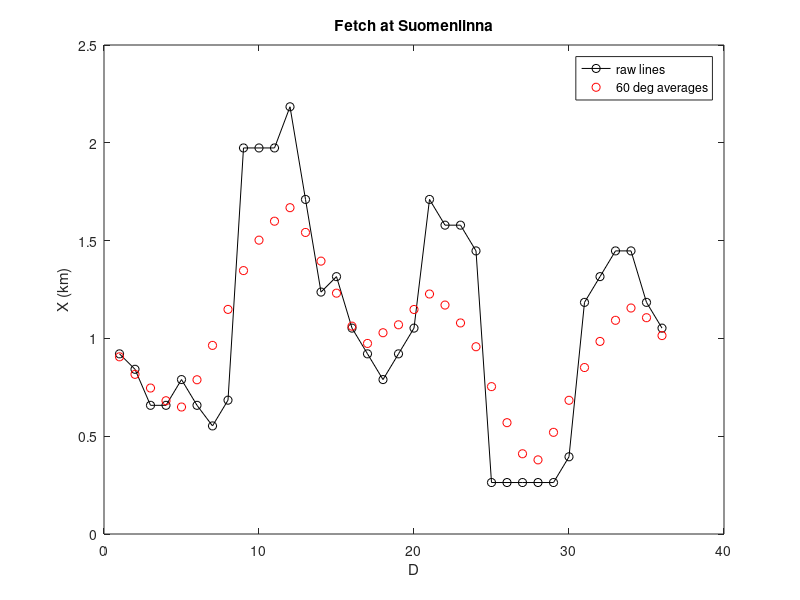

The MATLAB source for this figure:
%% Lasketaan Suomenlinnan pyyhkäisymatka
% Laskettu kartasta pyyhkäisymatkat 10 asteen välein
% Lopulliset pyyhkäisymatkat 60 asteen keskiarvoja
clear
close all

%     0   10  20  30  40  50  60  70  80  90  100 110 120 130 140 150 160 170 180 190 200 210 220 230 240 250 260 270 280 290 300 310 320 330 340 350
Xraw=[3.5 3.2 2.5 2.5 3.0 2.5 2.1 2.6 7.5 7.5 7.5 8.3 6.5 4.7 5.0 4.0 3.5 3.0 3.5 4.0 6.5 6.0 6.0 5.5 1.0 1.0 1.0 1.0 1.0 1.5 4.5 5.0 5.5 5.5 4.5 4.0];
Xraw=Xraw/3.8; % cm -> km

Xloop=[Xraw(end-2:end) Xraw Xraw(1:3)];
ct=1;
for n=4:(length(Xraw)+3)
   X(ct)=mean([cos(30*pi/180)*Xloop(n-3) cos(20*pi/180)*Xloop(n-2) cos(10*pi/180)*Xloop(n-1) Xloop(n) cos(10*pi/180)*Xloop(n+1) cos(20*pi/180)* Xloop(n+2) cos(30*pi/180)*Xloop(n+3)]); 
   ct=ct+1;
end

plot(Xraw,'k-o');
hold on
plot(X,'ro');
title('Fetch at Suomenlinna');
xlabel('D');
ylabel('X (km)');
legend({'raw lines','60 deg averages'});



dlmwrite('Suomenlinna_fetch.txt',[[0:10:350]' X'],'delimiter',' ','precision','%0.2f');